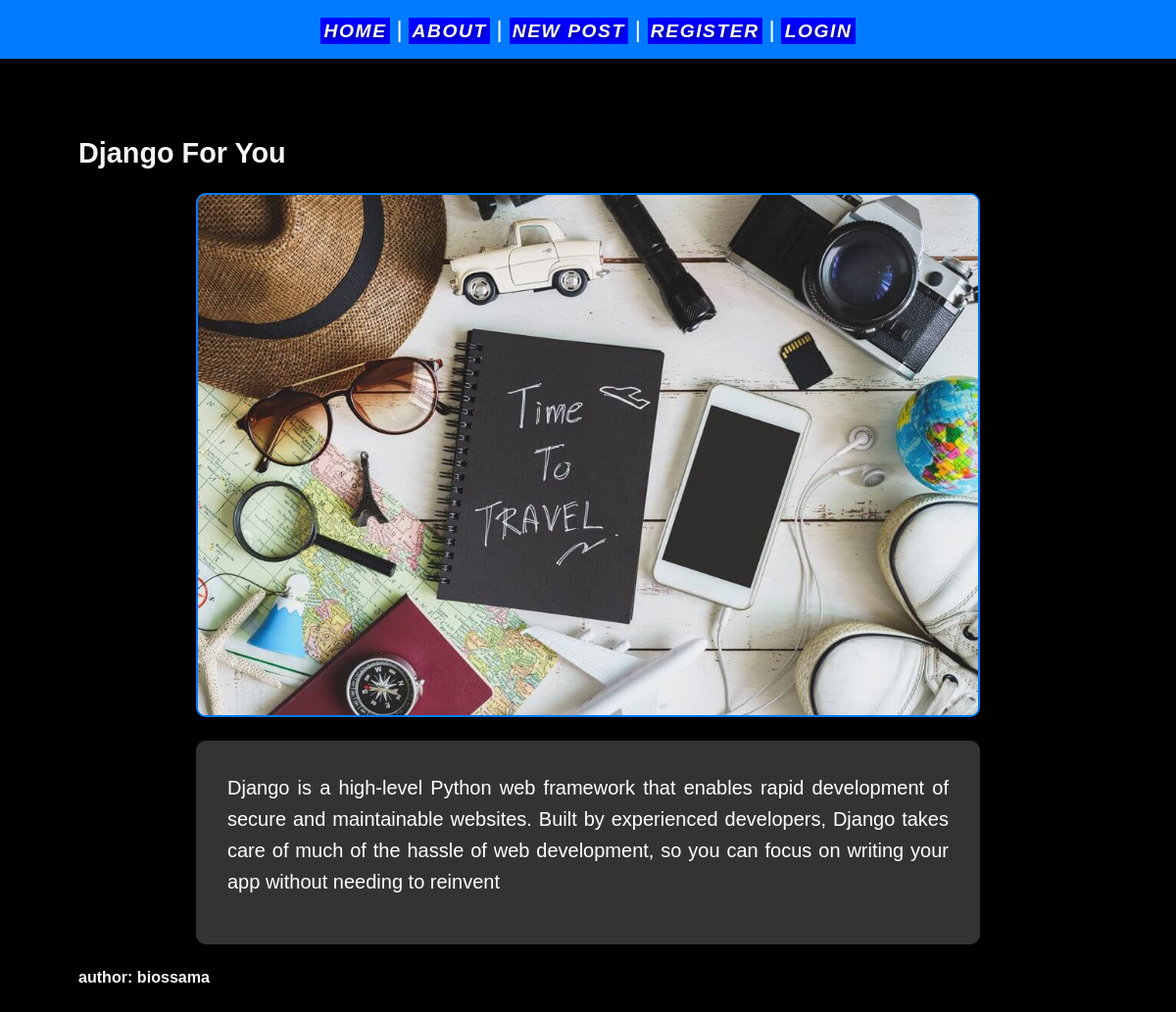
Page /bachend-django on the committed database.
### post/models.py (models this page shows, shortened)
class Post(models.Model):
	title = models.CharField(max_length=50)
	content = models.TextField()
	slug = models.SlugField()
	date = models.DateTimeField(auto_now_add=True)
	banner = models.ImageField(default="backup.png", blank=True)
	author = models.ForeignKey(User, on_delete=models.CASCADE, default=True )
	class Meta:
		verbose_name_plural = 'Post'

### post/views.py (the view)
# urls.py: path('<slug:slug>', views.post_page, name='post_slug'),
def post_page(request, slug):
	post = Post.objects.get(slug=slug)
	return render(request, 'posts/post_slug.html', {'post': post})

### post/templates/posts/post_slug.html (shortened to what this page needs)
{% extends 'layout.html' %}
{% block content %}
<section>
	<h1>
{{post.title|title}}
</h1>
	<img class="banner" style="background-color:white"  src="{{ post.banner.url }}" alt= "{{ post.title }}" />
<div class="content-wrapper">
	<p class="description-text">{{post.content}}</p>
</div>
	<h6>author: {{post.author}}</h6>
</section>
{% endblock %}

### static/css/style.css (style rules this page uses)
* { margin: 0; padding: 0; box-sizing: border-box; }
body { min-height: 100vh; background-color: #000; color: #f5f5f5; font-size: 1.5rem; font-family: Arial, sans-serif; }
section { display: flex; flex-direction: column; gap: 1.5rem; }
h1, h2 { font-size: 1.8rem; }
p { font-size: 1.25rem; }
.banner { display: block; width: 100%; max-width: 800px; margin: 0 auto; border: 2px solid #007BFF; border-radius: 10px; }
.content-wrapper { max-width: 800px; margin: 0 auto; padding: 2rem; background-color: #333; border-radius: 10px; box-shadow: 0 4px 8px rgba(0, 0, 0, 0.1); overflow: auto; }
.intro-text, .description-text { font-size: 1.25rem; color: #fff; line-height: 1.6; margin-bottom: 1rem; text-align: justify; }

### rows in the picture
Post: title "Django For You", banner (picture), content "Django is a high-level Python web framework that enables rapid development of secure and maintainable websites. Built by experienced developers, Django takes care of much of the hassle of web development, so you can focus on writing your app without needing to reinvent", author "biossama"
